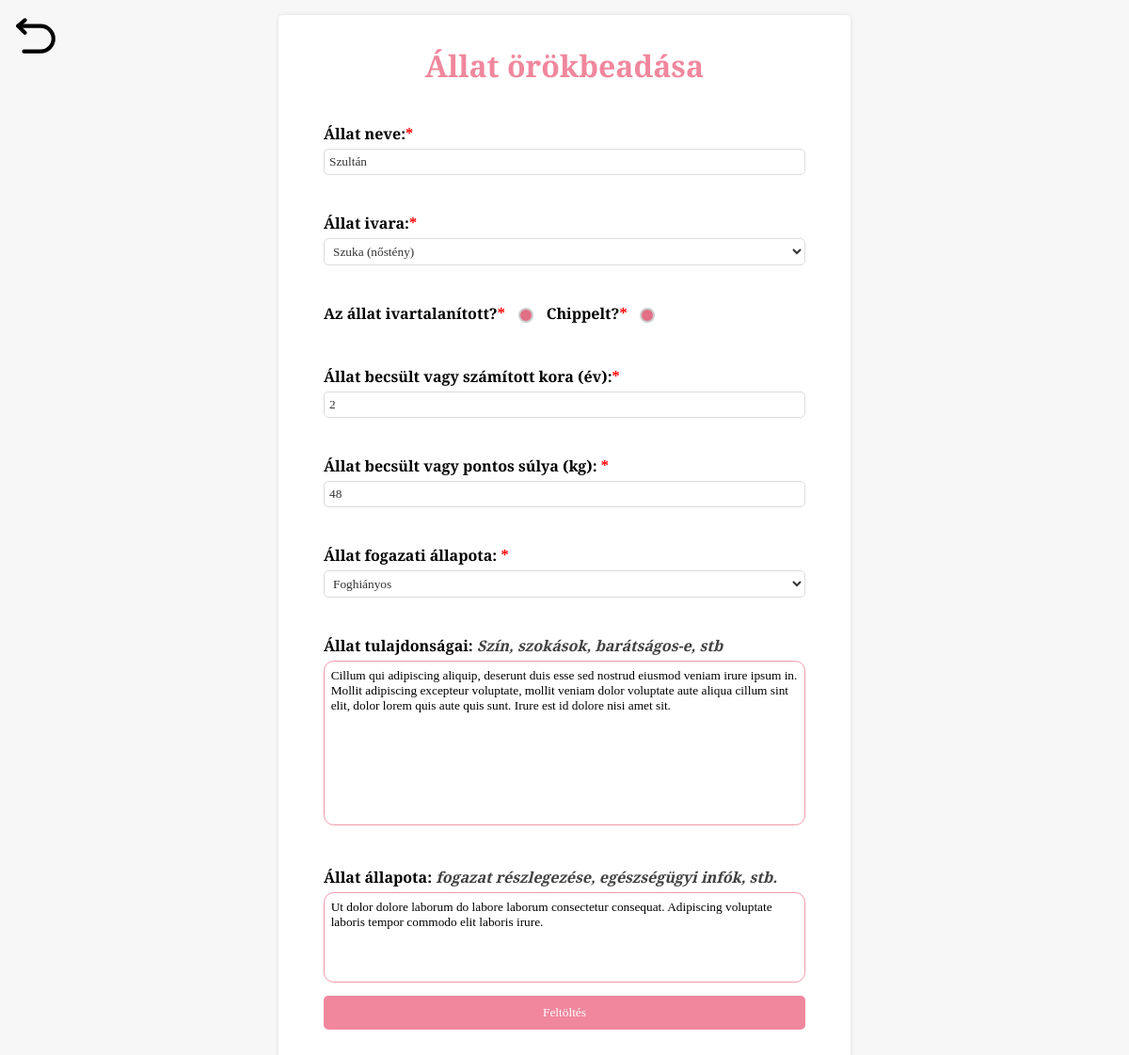
The app's page /allat_frissitese.php?id=11 (signed in), older data.
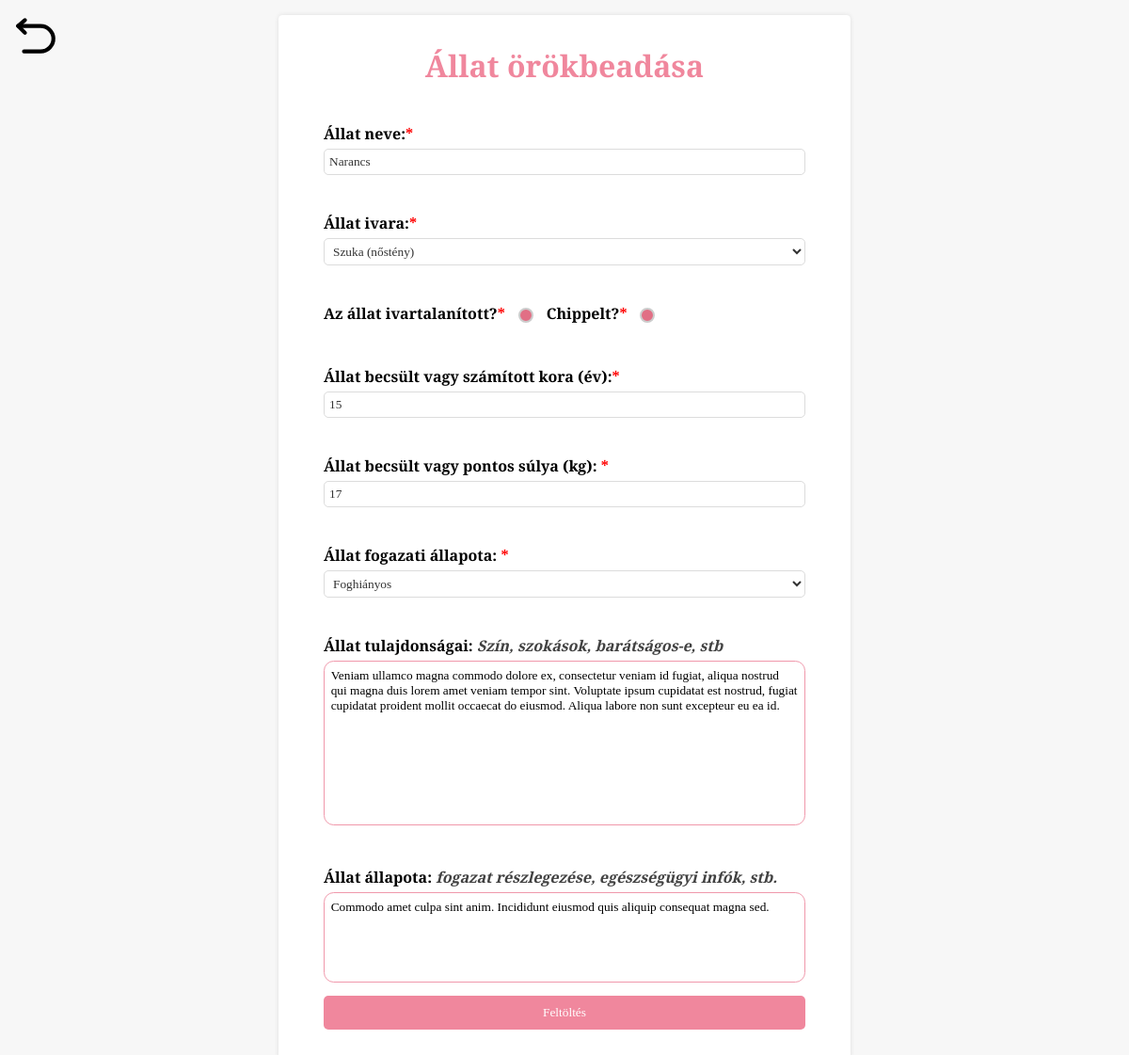
The same page, newer data.
### tables this page shows
CREATE TABLE `allat` (
  `ALLAT_ID` int(11) NOT NULL,
  `NEV` varchar(20) NOT NULL,
  `ADDED_AT` datetime NOT NULL DEFAULT current_timestamp(),
  `IS_QUARANTINED` tinyint(1) NOT NULL DEFAULT 1 COMMENT 'Alaphelyzetben igaz',
  `IS_BEFOGADHATO` tinyint(1) NOT NULL DEFAULT 0 COMMENT 'Alaphelyzetben hamis',
  `IS_IVARTALAN` tinyint(1) NOT NULL DEFAULT 0 COMMENT 'Alaphelyzetben hamis',
  `IS_CHIPPED` tinyint(1) NOT NULL DEFAULT 0,
  `IVAR` varchar(5) NOT NULL COMMENT 'szuka vagy kan',
  `KOR` int(2) NOT NULL,
  `SULY` int(3) NOT NULL,
  `FOG_ALLAPOT` int(11) NOT NULL,
  `FAJ` varchar(255) NOT NULL,
  `TIPUS` varchar(256) NOT NULL,
  `IMG` varchar(256) DEFAULT NULL,
  `ALLAPOT` varchar(2000) DEFAULT 'Az állathoz nem csatoltak az állat állapotáról szöveget.',
  `TULAJDONSAGOK` varchar(2000) DEFAULT 'Az állathoz nem csatoltak az állat tulajdonságairól szöveget.',
  `EMAIL` varchar(256) NOT NULL,
  `TELEFON` varchar(15) NOT NULL,
  `BEFOGADOTT` tinyint(1) NOT NULL DEFAULT 0,
  `USER_ID` int(11) DEFAULT NULL
);

### allat_frissitese.php (the view, shortened to what this page needs)
<!DOCTYPE html>
<html lang="en">
<head>
    <link rel="stylesheet" href="https://code.cdn.mozilla.net/fonts/fira.css">
    <link rel="stylesheet" href="css/universal.css?v=<?php echo time(); ?>">
    <link rel="stylesheet" href="css/forms.css?v=<?php echo time(); ?>">
    <link rel="stylesheet" href="https://cdnjs.cloudflare.com/ajax/libs/intl-tel-input/17.0.8/css/intlTelInput.css"/>
</head>
<body>
    <a href="javascript:history.back()">
        <img style="position:absolute; top:10pt; left:10pt;" width="50" height="50" src="img/return.svg" alt="Vissza" title="Vissza">
    </a>
    <div class="container">
        <?php
        require_once("config.php");
        $url_allat_id = $_GET['id'];
        $allat = $link->query("SELECT * FROM `allat` WHERE `allat_id` = \"$url_allat_id\"");
        $mezo = $allat -> fetch_row();
        $nev = $mezo[1];
        $kor = $mezo[8];
        $suly = $mezo[9];
        $allapot = $mezo[14];
        $tulajdonsagok = $mezo[15];
        ?>
        <form id="feltoltes" method="post" class="form-container" action="" enctype="multipart/form-data">
            <h1>Állat örökbeadása</h1>
            <ul>
            <li> <label for="nev">Állat neve:<span class="star">*</span></label><input value="<?php echo $nev;?>" required type="text" name="nev" placeholder="Buksi"> </li>
            <li> <label for="ivar">Állat ivara:<span class="star">*</span></label><select required type="text" name="ivar">
                <option value="szuka" <?php if ($ivar = "kan") {echo "selected";}?>>Szuka (nőstény)</option>
                </select>
            </li>
            <li>
                <label for="ivartalan">Az állat ivartalanított?<span class="star">*</span></label> <input <?php if ($IS_IVARTALAN = "1") {echo "checked";}?> type="checkbox" name="ivartalan" id="ivartalan">
                <label for="chipped">Chippelt?<span class="star">*</span></label> <input <?php if ($IS_CHIPPED = "1") {echo "checked";}?> type="checkbox" name="chipped" id="chipped">
            </li>
            <li> <label for="kor">Állat becsült vagy számított kora (év):<span class="star">*</span></label><input required min="0" max="99" type="number" name="kor" placeholder="5" value="<?php echo $kor;?>"></li>
            <li> <label for="suly">Állat becsült vagy pontos súlya (kg): <span class="star">*</span></label><input required type="number" min="0" max="999" name="suly" placeholder="15" value="<?php echo $suly;?>"></li>
            <li title="Bővebb információt az állat állapota részben csatolj!">
                <label for="fog_allapot" >Állat fogazati állapota: <span class="star">*</span> </label>
                <select required type="choice" name="fog_allapot">
                    <option value="4" <?php if ($ivfog_allapotar = 4) {echo "selected";}?>>Foghiányos</option>
                </select>
            </li>
            <li>
                <label for="tulajdonsagok">Állat tulajdonságai: <i style="color: #111111CC;">Szín, szokások, barátságos-e, stb</i></label>
                <textarea form="feltoltes" name="tulajdonsagok" id="tulajdonsagok" cols="30" rows="10" maxlength="2000" placeholder="Fekete szőrű keverék macska, utcán találtuk. Mindenkivel kedves, nem karmol, nem harap..."><?php echo $tulajdonsagok;?></textarea>
            </li>
            <li>
                <label for="allapot">Állat állapota: <i style="color: #111111CC;">fogazat részlegezése, egészségügyi infók, stb.</i></label>
                <textarea form="feltoltes" name="allapot" id="allapot" cols="30" rows="5" maxlength="2000" placeholder="Két foga szuvas az egyik a bal felső kisőrlő, a másik pedig a jobb alsó kisőrlő foga. Egy éve bal hátsó lába törött.."><?php echo $allapot;?></textarea>
            </li>
            </ul>
            <input type="submit" name="submit" value="Feltöltés">
        </form>
    </div>
</body>
</html>

### css/universal.css (style rules this page uses)
* { margin: 0; padding: 0; box-sizing: border-box; font-family: "Zilla Slab"; transition: all 0.4s ease; }
html, body { margin: 0; overflow: hidden; height: 100%; width: 100%; }
li { list-style-type: none; margin-top: 30pt; }
.star { color: red; }
textarea { resize: none; width: 100%; border: #f098ab 1px solid; border-radius: 8pt; padding: 5pt; }

### css/forms.css (style rules this page uses)
body { overflow-y: scroll; }
.form-container { max-width: 38em; padding: 2em 3em 2em 3em; margin: 1em auto; background-color: #fff; border-radius: 4.2px; box-shadow: 0px 3px 10px -2px rgba(0, 0, 0, 0.2); }
ul { list-style: none; padding: 0; margin: 0; }
li { margin-bottom: 10px; }
label { display: block; margin-bottom: 5px; font-weight: bold; }
input[type=text], input[type=number], select, input[type=email], input[type=password], input[type=tel] { padding: 5px; border-radius: 5px; border: none; width: 100%; box-sizing: border-box; }
input[type=submit] { background-color: #f0879d; color: #fff; padding: 10px 20px; border-radius: 5px; border: none; cursor: pointer; transition: background-color 0.2s ease-in-out; }
.form-container h1 { font-size: 2em; margin-bottom: 20px; color: #f0879d; text-align: center; }
body { background-color: #f7f7f7; }
.form-container { box-shadow: 0px 0px 5px rgba(0, 0, 0, 0.1); }
input[type=text], input[type=number], select, input[type=email], input[type=tel], input[type=checkbox], input[type=password], input[type=radio] { background-color: #fff; border: 1px solid #dcdcdc; color: #333; }
input[type=checkbox]:checked { background-color: #f0879d; }
input[type=checkbox]:checked:before { font-size: 1.2em; display: inline-block; padding-right: 5px; vertical-align: middle; }
input[type=submit] { background-color: #f0879d; width: 100%; }
li label { display: inline-block; margin-right: 10px; }
input[type=radio], input[type=checkbox] { -webkit-appearance: none; -moz-appearance: none; appearance: none; display: inline-block; vertical-align: middle; width: 16px; height: 16px; border-radius: 50%; border: 2px solid #ccc; background-color: #fff; margin-right: 10px; }
input[type=radio]:checked, input[type=checkbox]:checked { background-color: #e16f85; }

Row changes from the older to the newer data that the page shows:
changed allat: nev "Szultán" → "Narancs"; kor "2" → "15"; suly "48" → "17"; tulajdonsagok "Cillum qui adipiscing aliquip, deserunt duis esse sed nostrud eiusmod veniam irure ipsum in. Mollit adipiscing excepteur voluptate, mollit veniam dolor voluptate aute aliqua cillum sint elit, dolor lorem quis aute quis sunt. Irure est id dolore nisi amet sit." → "Veniam ullamco magna commodo dolore ex, consectetur veniam id fugiat, aliqua nostrud qui magna duis lorem amet veniam tempor sint. Voluptate ipsum cupidatat est nostrud, fugiat cupidatat proident mollit occaecat do eiusmod. Aliqua labore non sunt excepteur eu ea id."; allapot "Ut dolor dolore laborum do labore laborum consectetur consequat. Adipiscing voluptate laboris tempor commodo elit laboris irure." → "Commodo amet culpa sint anim. Incididunt eiusmod quis aliquip consequat magna sed."
